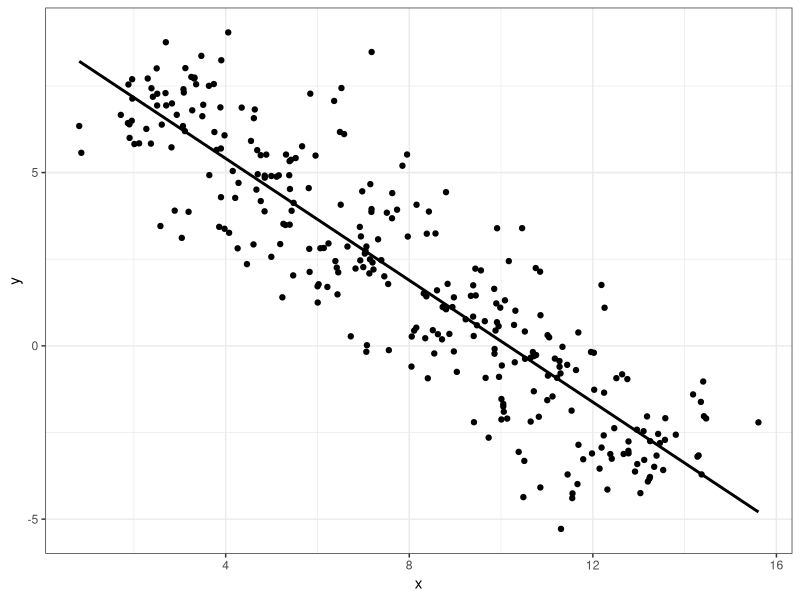
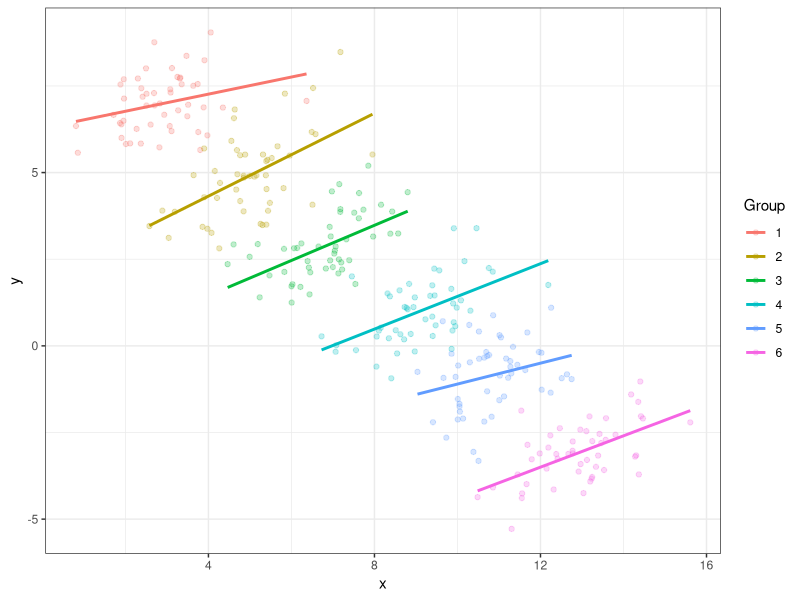
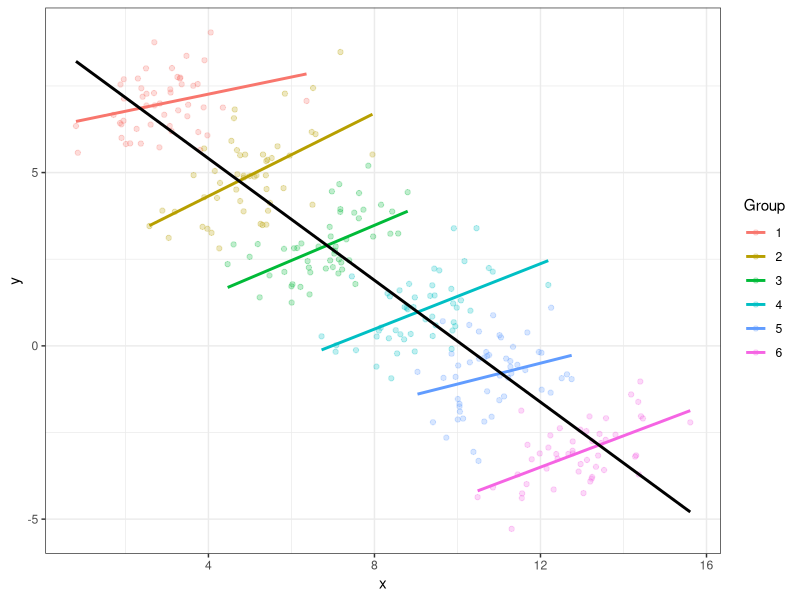

Generate these figures, in order, with R:
## ---- chunk 1
library(ggplot2)
theme_set(theme_bw())
## ---- chunk 2
#| layout-ncol: 3
#| fig-alt: 
#|   - A scatterplot with 300 observations showing a negative relationship between x, which lies between 0.8088 and 15.6080, and y, which lies between -5.2918 and 9.0437. As x increases, the value of y decreases. A linear trend line highlights this relationship. 
#|   - A scatterplot with 300 observations showing the relationship between x, which lies between 0.8088 and 15.6080, and y, which lies between -5.2918 and 9.0437. There are six groups of points, and within each group, there is a positive relationship between x and y, however, the group means show a negative relationship between x and y. A set of six linear trend lines, one for each group, highlights this relationship. 
#|   - A scatterplot with 300 observations showing the relationship between x, which lies between 0.8088 and 15.6080, and y, which lies between -5.2918 and 9.0437. There are six groups of points, and within each group, there is a positive relationship between x and y, however, the group means show a negative relationship between x and y. Both the overall and the within-group trend lines are shown, highlighting the different ways we can interpret the relationship between x and y. 
#| fig-cap: 
#|   - Negative association between x and y
#|   - Positive association between x and y, within each group
#|   - ???
#| fig-width: 8
#| fig-height: 8
#| fig-extra: fragment
library(tidyverse)

set.seed(2093467)
n <- 300 
p <- 2  
x <- matrix(rnorm(n * p), nrow = n, ncol = p)
# Define Sigma, the target correlation matrix
sigma <- matrix(c(
  1.0, 0.5,
  0.5, 1.0
), nrow = p, byrow = TRUE)

# Cholesky decomposition
L <- t(chol(sigma))
diag <- diag(c(1,1))
y <- t(diag %*% L %*% t(x))


df <- tibble(group = rep(1:6, each = 50),
             x_mean = rep(c(1:6)*2+1, each = 50),
             x = x_mean + y[,1],
             y = 10-x_mean+y[,2])

ggplot(data = df, aes(x = x, y = y)) + geom_point() + geom_smooth(method = "lm", se = F, color = "black")

ggplot(data = df, aes(x = x, y = y, color = factor(group))) +
  geom_point(alpha = 0.25) + 
  geom_smooth(method = "lm", se = F) + 
  scale_color_discrete("Group")

ggplot(data = df, aes(x = x, y = y, color = factor(group))) +
  geom_point(alpha = 0.25) + geom_smooth(method = "lm", se = F) +
  geom_smooth(aes(x = x, y = y), color = "black", method = "lm", se = F, inherit.aes = F) + 
  scale_color_discrete("Group")
